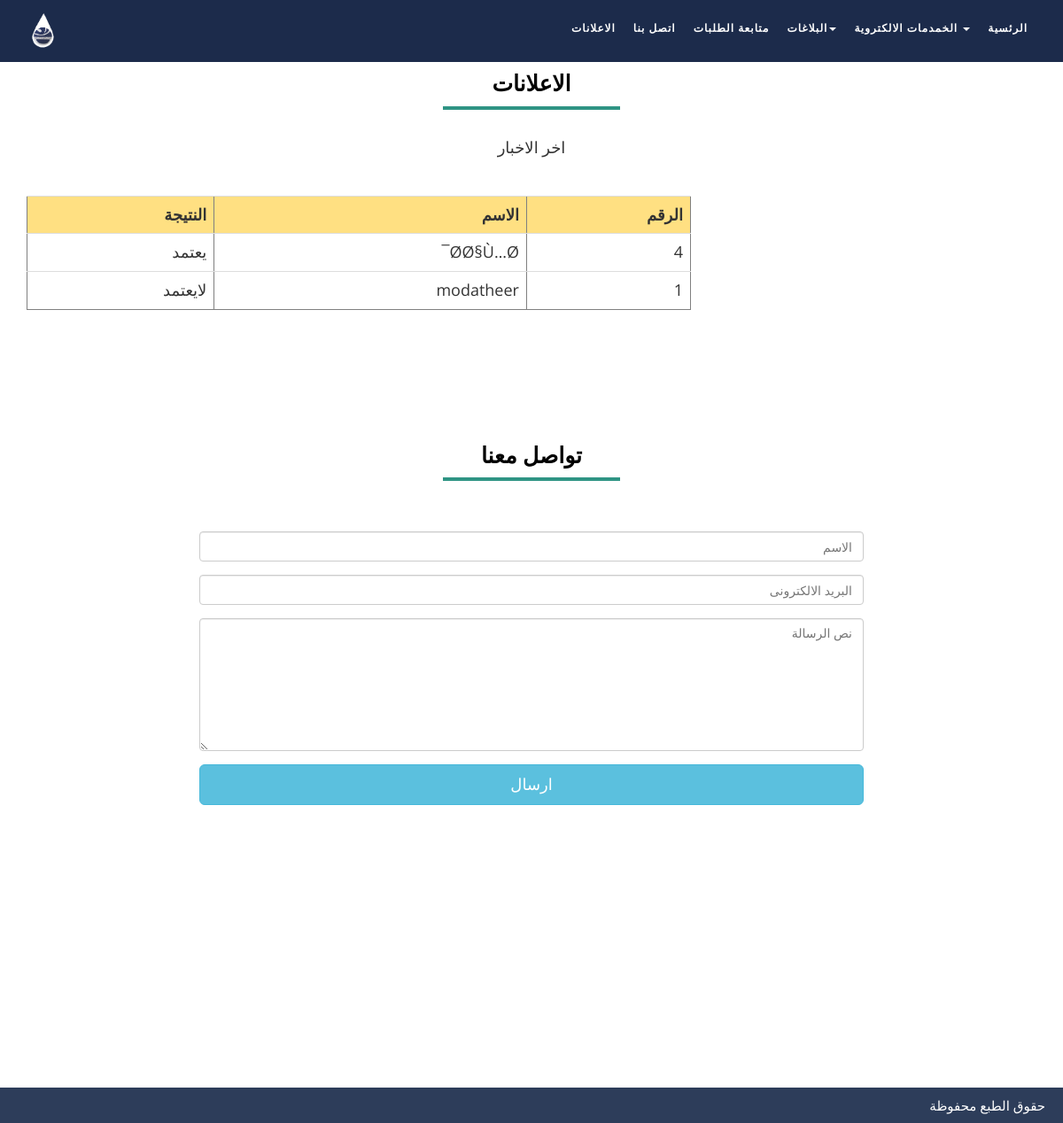
/DisplayEvaluation.php, run on the app's committed database.
### tables this page shows
CREATE TABLE IF NOT EXISTS `evaluation` (
  `EvalNo` int(11) NOT NULL AUTO_INCREMENT,
  `EvalStudentNo` int(11) NOT NULL,
  `Evaluation` varchar(50) NOT NULL,
  `AdminNo` int(11) NOT NULL,
  `EvalDate` datetime NOT NULL DEFAULT CURRENT_TIMESTAMP,
  PRIMARY KEY (`EvalNo`)
);

CREATE TABLE IF NOT EXISTS `register` (
  `RegNO` int(10) NOT NULL AUTO_INCREMENT,
  `RegName` varchar(250) NOT NULL,
  `RegEmail` varchar(50) NOT NULL,
  `RegPhone` varchar(15) NOT NULL,
  `TalentNo` int(11) NOT NULL,
  `RegDate` timestamp NOT NULL DEFAULT CURRENT_TIMESTAMP,
  PRIMARY KEY (`RegNO`)
);

### DisplayEvaluation.php (the view, shortened to what this page needs)
<!DOCTYPE html>
<html xmlns="http://www.w3.org/1999/xhtml">
<head>
    <link href="assets/css/bootstrap.css" rel="stylesheet" />
<link href="assets/css/font-awesome.min.css" rel="stylesheet" />
<link href="assets/css/flexslider.css" rel="stylesheet" />
    <link href="assets/css/style.css" rel="stylesheet" />
</head>
<body >
 <div class="navbar navbar-inverse navbar-fixed-top " id="menu">
        <div class="container">
            <div class="navbar-header">
                <a class="navbar-brand" href="#">
					<img class="logo-custom" src="assets/img/logo180-50.png" alt=""  />
				</a>
            </div>
       <div class="navbar-collapse collapse move-me " >
                <ul class="nav navbar-nav pull-right mainNav">
                    <li ><a href="DisplayAnnoucement.php">الاعلانات </a></li>
                  <li><a href="#contact-sec">اتصل بنا</a></li>
                  <li><a href="#contact-sec"> متابعة الطلبات </a></li>
					  <li><a href="#course- " class="dropdown-toggle" data-toggle="dropdown">البلاغات<b class="caret"></b></a>
					 </li>
                     <li><a href="#course- " class="dropdown-toggle" data-toggle="dropdown">الخمدمات الالكتروية  <b class="caret"></b></a>
					 </li>
                     <li><a href="index.php#home">الرئسية </a></li>
                </ul>
            </div>
        </div>
    </div>
      <div id="register-sec" class="container set-pad">
             <div class="row text-center">
                 <div class="col-lg-8 col-lg-offset-2 col-md-8 col-sm-8 col-md-offset-2 col-sm-offset-2">
                     <h1 data-scroll-reveal="enter from the bottom after 0.1s" class="header-line">الاعلانات  </h1>
                     <p data-scroll-reveal="enter from the bottom after 0.3s">
                اخر الاخبار
				 </p>
                 </div>
             </div>
           <div class="row set-row-pad" >
			<div style='text-align:right; direction:rtl;'class="col-lg-8 col-md-6 col-sm-6 " data-scroll-reveal="enter from the bottom after 0.4s" >
				 <?php
include_once ('config.php');
$sql = "select * from evaluation order by EvalNo desc";
$result = mysqli_query($conn,$sql);
 if(@mysqli_num_rows($result)> 0){
		echo "<table border ='1' width='100%' cellpadding='0' cellspacing='0' class='table table-hover' data-scroll-reveal='enter from the bottom after 0.1s'>";
		echo "<tr style='background-color:#ffe082;  '>
				<td><B>الرقم  </B></td>
				<td><B>الاسم</td>
				<td><B>النتيجة </B></td>
			 </tr>";
		while($row = mysqli_fetch_assoc($result)){
			echo "<tr >
				<td>".$row['EvalNo']."</td>
				";
				 include_once ('config.php');
							$sqltalent = "select RegName FROM register  where RegNO='".$row['EvalStudentNo']."'";
							$resulttalent = mysqli_query($conn,$sqltalent);
							 if(@mysqli_num_rows($resulttalent)> 0){
								 $rowtalent = mysqli_fetch_assoc($resulttalent);
									echo " <td>".$rowtalent['RegName']."</td>";
							  }else{
								  echo " <td>none</td>";
							  }
				echo "
				<td>";
				if($row['Evaluation']==1){
					echo "يعتمد";
				}else{
					echo"لايعتمد";
				}
				echo "</td></tr>";
		}
		echo "</table>";
 }else{
	 echo "لايوجد طالب مسجل  الان ";
 }
				 ?>
           </div>
               </div>
             </div>
           <div class="overlay">
 <div class="container set-pad">
      <div class="row text-center">
                 <div class="col-lg-8 col-lg-offset-2 col-md-8 col-sm-8 col-md-offset-2 col-sm-offset-2">
                     <h1 data-scroll-reveal="enter from the bottom after 0.1s" class="header-line" >تواصل معنا   </h1>
                 </div>
             </div>
           <div class="row set-row-pad"  data-scroll-reveal="enter from the bottom after 0.5s" >
                 <div style='direction:rtl;' class="col-lg-8 col-lg-offset-2 col-md-8 col-md-offset-2 col-sm-8 col-sm-offset-2">
                    <form action='index.php#contact-sec' method='post'>
                        <div class="form-group">
                            <input type="text" class="form-control " name ='ContName' required="required" placeholder="الاسم " />
                        </div>
                        <div class="form-group">
                            <input type="text" class="form-control " name='ContEmail' required="required"  placeholder="البريد الالكترونى " />
                        </div>
                        <div class="form-group">
                            <textarea name="ContMassge" required="required"   class="form-control" style="min-height: 150px;" placeholder="نص الرسالة "></textarea>
                        </div>
                        <div class="form-group">
                            <button type="submit" name ='massge'  class="btn btn-info btn-block btn-lg">ارسال </button>
                        </div>
                    </form>
                </div>
               </div>
                </div>
          </div>
     <div class="container">
             <div class="row set-row-pad"  >
                </div>
                 </div>
    <div id="footer">
حقوق الطبع محفوظة
    </div>
</body>
</html>

### assets/css/style.css (style rules this page uses)
.set-pad { padding-top:35px; }
.set-row-pad { padding-top:30px; padding-bottom:50px; }
.logo-custom { max-height: 40px; }
#menu { background-color: rgba(28, 43, 75, 1); color: #fff; font-size: 12px; font-weight: 900; letter-spacing: 1px; min-height: 70px; }
.navbar-inverse { border-color: transparent; }
.navbar-inverse .navbar-nav > li > a, .navbar-inverse .navbar-nav > li > a:hover { color: #FFF; padding: 22px 10px; }
.header-line { font-weight: 900; font-size: 25px; padding-bottom: 5px; padding-top: 25px; color: #000; }
h1::after { content: " "; border: solid 2px #2f9484; display: block; width: 200px; margin: 12px auto; }
#footer { padding:5px 20px; background-color:#2d3d5a; text-align:right; color:#fff; font-size:15px; }

### data on the page
evaluation: EvalNo "4", register.RegName "Ø­Ø§Ù…Ø¯", Evaluation "يعتمد"
evaluation: EvalNo "1", register.RegName "modatheer", Evaluation "لايعتمد"
